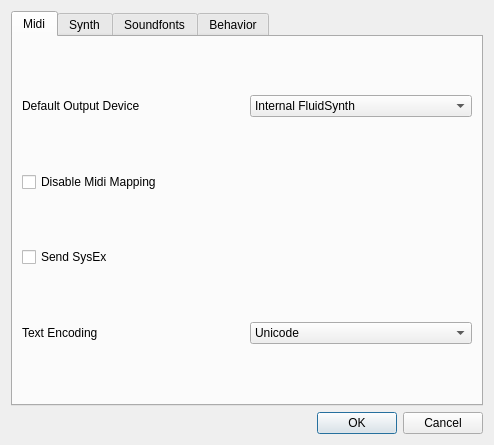
<?xml version="1.0" encoding="UTF-8"?>
<ui version="4.0">
 <class>qmpSettingsWindow</class>
 <widget class="QDialog" name="qmpSettingsWindow">
  <property name="geometry">
   <rect>
    <x>0</x>
    <y>0</y>
    <width>494</width>
    <height>445</height>
   </rect>
  </property>
  <property name="minimumSize">
   <size>
    <width>494</width>
    <height>445</height>
   </size>
  </property>
  <property name="windowTitle">
   <string>Settings</string>
  </property>
  <layout class="QVBoxLayout" name="verticalLayout">
   <item>
    <widget class="QTabWidget" name="tabWidget">
     <property name="currentIndex">
      <number>0</number>
     </property>
     <widget class="QWidget" name="tab">
      <attribute name="title">
       <string>Midi</string>
      </attribute>
      <layout class="QGridLayout" name="gridLayout">
       <item row="1" column="0">
        <widget class="QCheckBox" name="cbDisableMapping">
         <property name="text">
          <string>Disable Midi Mapping</string>
         </property>
        </widget>
       </item>
       <item row="0" column="0">
        <widget class="QLabel" name="lbOutputDevice">
         <property name="text">
          <string>Default Output Device</string>
         </property>
        </widget>
       </item>
       <item row="0" column="1">
        <widget class="QComboBox" name="cbOutputDevice">
         <item>
          <property name="text">
           <string>Internal FluidSynth</string>
          </property>
         </item>
        </widget>
       </item>
       <item row="2" column="0">
        <widget class="QCheckBox" name="cbSendSysx">
         <property name="text">
          <string>Send SysEx</string>
         </property>
        </widget>
       </item>
       <item row="3" column="0">
        <widget class="QLabel" name="lbEncoding">
         <property name="text">
          <string>Text Encoding</string>
         </property>
        </widget>
       </item>
       <item row="3" column="1">
        <widget class="QComboBox" name="cbEncoding">
         <item>
          <property name="text">
           <string>Unicode</string>
          </property>
         </item>
         <item>
          <property name="text">
           <string>Big5</string>
          </property>
         </item>
         <item>
          <property name="text">
           <string>Big5-HKSCS</string>
          </property>
         </item>
         <item>
          <property name="text">
           <string>CP949</string>
          </property>
         </item>
         <item>
          <property name="text">
           <string>EUC-JP</string>
          </property>
         </item>
         <item>
          <property name="text">
           <string>EUC-KR</string>
          </property>
         </item>
         <item>
          <property name="text">
           <string>GB18030</string>
          </property>
         </item>
         <item>
          <property name="text">
           <string>KOI8-R</string>
          </property>
         </item>
         <item>
          <property name="text">
           <string>KOI8-U</string>
          </property>
         </item>
         <item>
          <property name="text">
           <string>Macintosh</string>
          </property>
         </item>
         <item>
          <property name="text">
           <string>Shift-JIS</string>
          </property>
         </item>
        </widget>
       </item>
      </layout>
     </widget>
     <widget class="QWidget" name="tab_2">
      <attribute name="title">
       <string>Synth</string>
      </attribute>
      <layout class="QGridLayout" name="gridLayout_2">
       <item row="2" column="0">
        <widget class="QLabel" name="lbBufCnt">
         <property name="text">
          <string>Audio Buffer Count</string>
         </property>
        </widget>
       </item>
       <item row="1" column="0">
        <widget class="QLabel" name="lbBufSize">
         <property name="text">
          <string>Audio Buffer Size</string>
         </property>
        </widget>
       </item>
       <item row="1" column="1">
        <widget class="QComboBox" name="cbBufSize">
         <property name="editable">
          <bool>true</bool>
         </property>
         <property name="currentIndex">
          <number>1</number>
         </property>
         <item>
          <property name="text">
           <string>64</string>
          </property>
         </item>
         <item>
          <property name="text">
           <string>128</string>
          </property>
         </item>
         <item>
          <property name="text">
           <string>256</string>
          </property>
         </item>
         <item>
          <property name="text">
           <string>512</string>
          </property>
         </item>
         <item>
          <property name="text">
           <string>1024</string>
          </property>
         </item>
         <item>
          <property name="text">
           <string>2048</string>
          </property>
         </item>
         <item>
          <property name="text">
           <string>4096</string>
          </property>
         </item>
         <item>
          <property name="text">
           <string>8192</string>
          </property>
         </item>
        </widget>
       </item>
       <item row="4" column="0">
        <widget class="QLabel" name="lbFrequency">
         <property name="text">
          <string>Audio Frequency</string>
         </property>
        </widget>
       </item>
       <item row="2" column="1">
        <widget class="QComboBox" name="cbBufCnt">
         <property name="editable">
          <bool>true</bool>
         </property>
         <item>
          <property name="text">
           <string>2</string>
          </property>
         </item>
         <item>
          <property name="text">
           <string>4</string>
          </property>
         </item>
         <item>
          <property name="text">
           <string>8</string>
          </property>
         </item>
         <item>
          <property name="text">
           <string>16</string>
          </property>
         </item>
         <item>
          <property name="text">
           <string>32</string>
          </property>
         </item>
         <item>
          <property name="text">
           <string>64</string>
          </property>
         </item>
        </widget>
       </item>
       <item row="0" column="0">
        <widget class="QLabel" name="lbAudioDrv">
         <property name="text">
          <string>Audio Driver</string>
         </property>
        </widget>
       </item>
       <item row="3" column="1">
        <widget class="QComboBox" name="cbFormat">
         <item>
          <property name="text">
           <string>16bits</string>
          </property>
         </item>
         <item>
          <property name="text">
           <string>float</string>
          </property>
         </item>
        </widget>
       </item>
       <item row="0" column="1">
        <widget class="QComboBox" name="cbAudioDrv"/>
       </item>
       <item row="4" column="1">
        <widget class="QComboBox" name="cbFrequency">
         <property name="currentIndex">
          <number>2</number>
         </property>
         <item>
          <property name="text">
           <string>22050</string>
          </property>
         </item>
         <item>
          <property name="text">
           <string>44100</string>
          </property>
         </item>
         <item>
          <property name="text">
           <string>48000</string>
          </property>
         </item>
         <item>
          <property name="text">
           <string>96000</string>
          </property>
         </item>
        </widget>
       </item>
       <item row="3" column="0">
        <widget class="QLabel" name="lbFormat">
         <property name="text">
          <string>Audio Format</string>
         </property>
        </widget>
       </item>
       <item row="5" column="1">
        <widget class="QSpinBox" name="sbPolyphony">
         <property name="minimum">
          <number>1</number>
         </property>
         <property name="maximum">
          <number>65535</number>
         </property>
         <property name="value">
          <number>2048</number>
         </property>
        </widget>
       </item>
       <item row="5" column="0">
        <widget class="QLabel" name="lbPolyphony">
         <property name="text">
          <string>Max Polyphony</string>
         </property>
        </widget>
       </item>
       <item row="7" column="0">
        <widget class="QCheckBox" name="cbAutoBS">
         <property name="text">
          <string>Auto bank select mode</string>
         </property>
        </widget>
       </item>
       <item row="8" column="0">
        <widget class="QLabel" name="lbBSMode">
         <property name="text">
          <string>Bank select mode</string>
         </property>
        </widget>
       </item>
       <item row="8" column="1">
        <widget class="QComboBox" name="cbBSMode">
         <property name="currentIndex">
          <number>1</number>
         </property>
         <item>
          <property name="text">
           <string>Ignored</string>
          </property>
         </item>
         <item>
          <property name="text">
           <string>CC#0</string>
          </property>
         </item>
         <item>
          <property name="text">
           <string>CC#32</string>
          </property>
         </item>
         <item>
          <property name="text">
           <string>CC#0*128+CC#32</string>
          </property>
         </item>
        </widget>
       </item>
       <item row="6" column="0">
        <widget class="QLabel" name="lbCPUCores">
         <property name="text">
          <string>CPU Cores</string>
         </property>
        </widget>
       </item>
       <item row="6" column="1">
        <widget class="QSpinBox" name="sbCPUCores">
         <property name="minimum">
          <number>1</number>
         </property>
         <property name="maximum">
          <number>256</number>
         </property>
        </widget>
       </item>
      </layout>
     </widget>
     <widget class="QWidget" name="tab_3">
      <attribute name="title">
       <string>Soundfonts</string>
      </attribute>
      <layout class="QVBoxLayout" name="verticalLayout_2">
       <item>
        <widget class="QListWidget" name="lwSoundfont">
         <property name="dragDropMode">
          <enum>QAbstractItemView::InternalMove</enum>
         </property>
        </widget>
       </item>
       <item>
        <layout class="QHBoxLayout" name="horizontalLayout">
         <item>
          <widget class="QPushButton" name="pbAdd">
           <property name="text">
            <string/>
           </property>
           <property name="icon">
            <iconset resource="resources.qrc">
             <normaloff>:/img/add.png</normaloff>:/img/add.png</iconset>
           </property>
           <property name="iconSize">
            <size>
             <width>24</width>
             <height>24</height>
            </size>
           </property>
          </widget>
         </item>
         <item>
          <widget class="QPushButton" name="pbRemove">
           <property name="text">
            <string/>
           </property>
           <property name="icon">
            <iconset resource="resources.qrc">
             <normaloff>:/img/remove.png</normaloff>:/img/remove.png</iconset>
           </property>
           <property name="iconSize">
            <size>
             <width>24</width>
             <height>24</height>
            </size>
           </property>
          </widget>
         </item>
         <item>
          <widget class="QPushButton" name="pbUp">
           <property name="text">
            <string/>
           </property>
           <property name="icon">
            <iconset resource="resources.qrc">
             <normaloff>:/img/up.png</normaloff>:/img/up.png</iconset>
           </property>
           <property name="iconSize">
            <size>
             <width>24</width>
             <height>24</height>
            </size>
           </property>
          </widget>
         </item>
         <item>
          <widget class="QPushButton" name="pbDown">
           <property name="text">
            <string/>
           </property>
           <property name="icon">
            <iconset resource="resources.qrc">
             <normaloff>:/img/down.png</normaloff>:/img/down.png</iconset>
           </property>
           <property name="iconSize">
            <size>
             <width>24</width>
             <height>24</height>
            </size>
           </property>
          </widget>
         </item>
        </layout>
       </item>
      </layout>
     </widget>
     <widget class="QWidget" name="tab_4">
      <attribute name="title">
       <string>Behavior</string>
      </attribute>
      <layout class="QVBoxLayout" name="verticalLayout_3">
       <item>
        <widget class="QCheckBox" name="cbRestorePlaylist">
         <property name="text">
          <string>Restore last playlist on startup</string>
         </property>
        </widget>
       </item>
       <item>
        <widget class="QCheckBox" name="cbLoadFolder">
         <property name="text">
          <string>Load files in the same folder</string>
         </property>
        </widget>
       </item>
       <item>
        <widget class="QCheckBox" name="cbDialogStatus">
         <property name="text">
          <string>Save dialog status</string>
         </property>
        </widget>
       </item>
       <item>
        <widget class="QCheckBox" name="cbSaveEfxParam">
         <property name="text">
          <string>Save parameters in effects window</string>
         </property>
        </widget>
       </item>
       <item>
        <layout class="QHBoxLayout" name="horizontalLayout_2">
         <item>
          <widget class="QLabel" name="lbVisualMode">
           <property name="text">
            <string>Visualization Mode</string>
           </property>
          </widget>
         </item>
         <item>
          <widget class="QComboBox" name="cbVisualMode"/>
         </item>
        </layout>
       </item>
       <item>
        <layout class="QHBoxLayout" name="horizontalLayout_3">
         <item>
          <widget class="QLabel" name="lbViewDist">
           <property name="text">
            <string>View distance</string>
           </property>
          </widget>
         </item>
         <item>
          <spacer name="horizontalSpacer">
           <property name="orientation">
            <enum>Qt::Horizontal</enum>
           </property>
           <property name="sizeType">
            <enum>QSizePolicy::Expanding</enum>
           </property>
           <property name="sizeHint" stdset="0">
            <size>
             <width>50</width>
             <height>20</height>
            </size>
           </property>
          </spacer>
         </item>
         <item>
          <widget class="QSlider" name="hsViewDist">
           <property name="sizePolicy">
            <sizepolicy hsizetype="Expanding" vsizetype="Fixed">
             <horstretch>60</horstretch>
             <verstretch>0</verstretch>
            </sizepolicy>
           </property>
           <property name="orientation">
            <enum>Qt::Horizontal</enum>
           </property>
          </widget>
         </item>
         <item>
          <widget class="QSpinBox" name="sbViewDist"/>
         </item>
        </layout>
       </item>
       <item>
        <layout class="QHBoxLayout" name="horizontalLayout_4">
         <item>
          <widget class="QLabel" name="lbNoteStretch">
           <property name="text">
            <string>Note stretch</string>
           </property>
          </widget>
         </item>
         <item>
          <spacer name="horizontalSpacer_2">
           <property name="orientation">
            <enum>Qt::Horizontal</enum>
           </property>
           <property name="sizeType">
            <enum>QSizePolicy::Expanding</enum>
           </property>
           <property name="sizeHint" stdset="0">
            <size>
             <width>60</width>
             <height>20</height>
            </size>
           </property>
          </spacer>
         </item>
         <item>
          <widget class="QSlider" name="hsNoteStretch">
           <property name="sizePolicy">
            <sizepolicy hsizetype="Expanding" vsizetype="Fixed">
             <horstretch>60</horstretch>
             <verstretch>0</verstretch>
            </sizepolicy>
           </property>
           <property name="orientation">
            <enum>Qt::Horizontal</enum>
           </property>
          </widget>
         </item>
         <item>
          <widget class="QSpinBox" name="sbNoteStretch"/>
         </item>
        </layout>
       </item>
       <item>
        <layout class="QHBoxLayout" name="horizontalLayout_5">
         <item>
          <widget class="QLabel" name="lbFog">
           <property name="text">
            <string>Fog Start</string>
           </property>
          </widget>
         </item>
         <item>
          <spacer name="horizontalSpacer_3">
           <property name="orientation">
            <enum>Qt::Horizontal</enum>
           </property>
           <property name="sizeType">
            <enum>QSizePolicy::Expanding</enum>
           </property>
           <property name="sizeHint" stdset="0">
            <size>
             <width>82</width>
             <height>20</height>
            </size>
           </property>
          </spacer>
         </item>
         <item>
          <widget class="QSlider" name="hsFog">
           <property name="sizePolicy">
            <sizepolicy hsizetype="Expanding" vsizetype="Fixed">
             <horstretch>60</horstretch>
             <verstretch>0</verstretch>
            </sizepolicy>
           </property>
           <property name="orientation">
            <enum>Qt::Horizontal</enum>
           </property>
          </widget>
         </item>
         <item>
          <widget class="QSpinBox" name="sbFog"/>
         </item>
        </layout>
       </item>
      </layout>
     </widget>
    </widget>
   </item>
   <item>
    <widget class="QDialogButtonBox" name="buttonBox">
     <property name="orientation">
      <enum>Qt::Horizontal</enum>
     </property>
     <property name="standardButtons">
      <set>QDialogButtonBox::Cancel|QDialogButtonBox::Ok</set>
     </property>
    </widget>
   </item>
  </layout>
 </widget>
 <resources>
  <include location="resources.qrc"/>
 </resources>
 <connections>
  <connection>
   <sender>buttonBox</sender>
   <signal>accepted()</signal>
   <receiver>qmpSettingsWindow</receiver>
   <slot>accept()</slot>
   <hints>
    <hint type="sourcelabel">
     <x>248</x>
     <y>254</y>
    </hint>
    <hint type="destinationlabel">
     <x>157</x>
     <y>274</y>
    </hint>
   </hints>
  </connection>
  <connection>
   <sender>buttonBox</sender>
   <signal>rejected()</signal>
   <receiver>qmpSettingsWindow</receiver>
   <slot>reject()</slot>
   <hints>
    <hint type="sourcelabel">
     <x>316</x>
     <y>260</y>
    </hint>
    <hint type="destinationlabel">
     <x>286</x>
     <y>274</y>
    </hint>
   </hints>
  </connection>
 </connections>
</ui>
